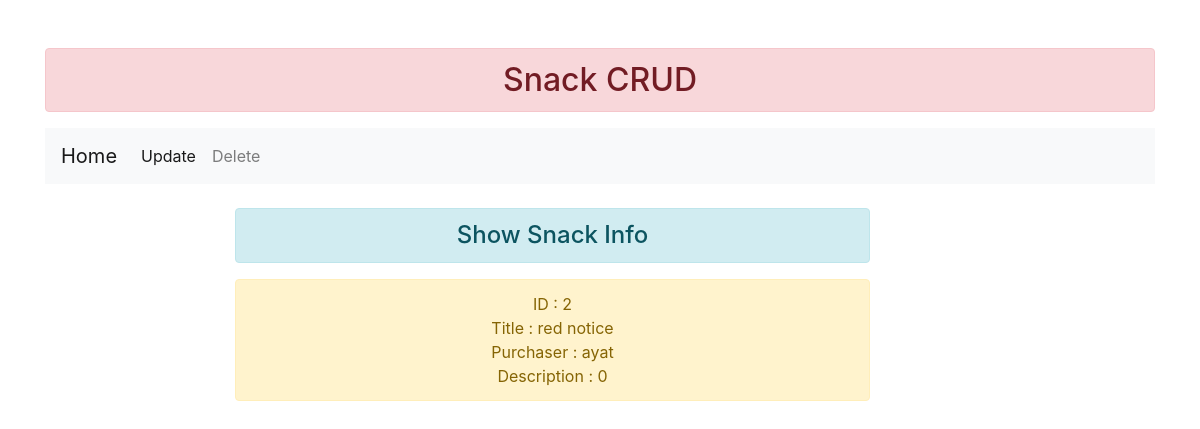
The page /2/ on the database as committed earlier.
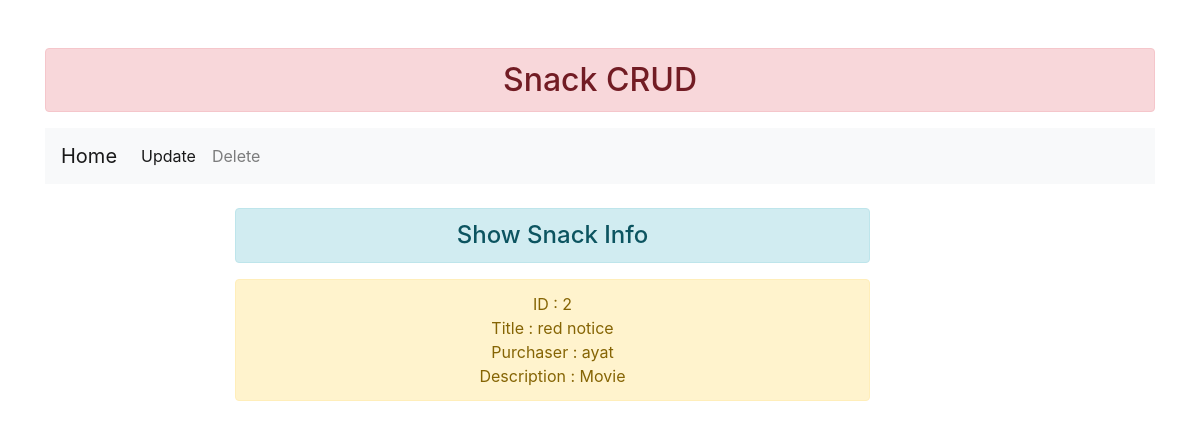
The same page on the database as committed later.
### snacks/models.py (models this page shows, shortened)
class Snack (models.Model):
    title = models.CharField(max_length=64)
    purchaser = models.ForeignKey(get_user_model(), on_delete=models.CASCADE)
    description = models.TextField()

### snacks/views.py (the view)
# urls.py: path('<int:pk>/' , SnackDetailView.as_view(), name= 'snack_detail'),
class SnackDetailView(DetailView):
    template_name = 'snack-detail.html'
    model=Snack

### templates/snack-detail.html (shortened to what this page needs)
{% extends 'base.html' %}
{% block content %}
<nav class="navbar navbar-expand-lg navbar-light bg-light">
    <a class="navbar-brand" href="{% url 'snack_list' %}">Home</a>
      <div class="collapse navbar-collapse" id="navbarNavDropdown">
        <ul class="navbar-nav">
          <li class="nav-item active">
            <a class="nav-link" href="{% url 'snack_update' pk=snack.pk %}">Update</a>
          </li>
          <li class="nav-item">
            <a class="nav-link" href="{% url 'snack-delete' pk=snack.pk %}">Delete</a>
          </li>
</nav>
<br>
<div class="row">
    <div class="col-sm-7 offset-2">
        <h4 class="text-center alert alert-info"> Show Snack Info</h4>
        <p class="text-center alert alert-warning"> ID : {{snack.pk}}
            <br>
             Title : {{ snack.title }}
            <br>
            Purchaser : {{snack.purchaser}}
            <br>
            Description : {{snack.description}}
        </p>
    </div>
</div>
{% endblock content %}

### templates/base.html (shortened to what this page needs)
<!DOCTYPE html>
{% load static %}
<html lang="en">
<head>
    <link rel="stylesheet" href="{% static 'snacks/css/bootstrap.min.css' %}">
</head>
<body>
<div class="container mt-5">
    <h2 class="text-center alert alert-danger">Snack CRUD</h2>
    {% block content %}
    {% endblock content %}
</div>
</body>
</html>

Rows that differ between the two databases and show on the page:
changed Snack "red notice": description "0" → "Movie"
